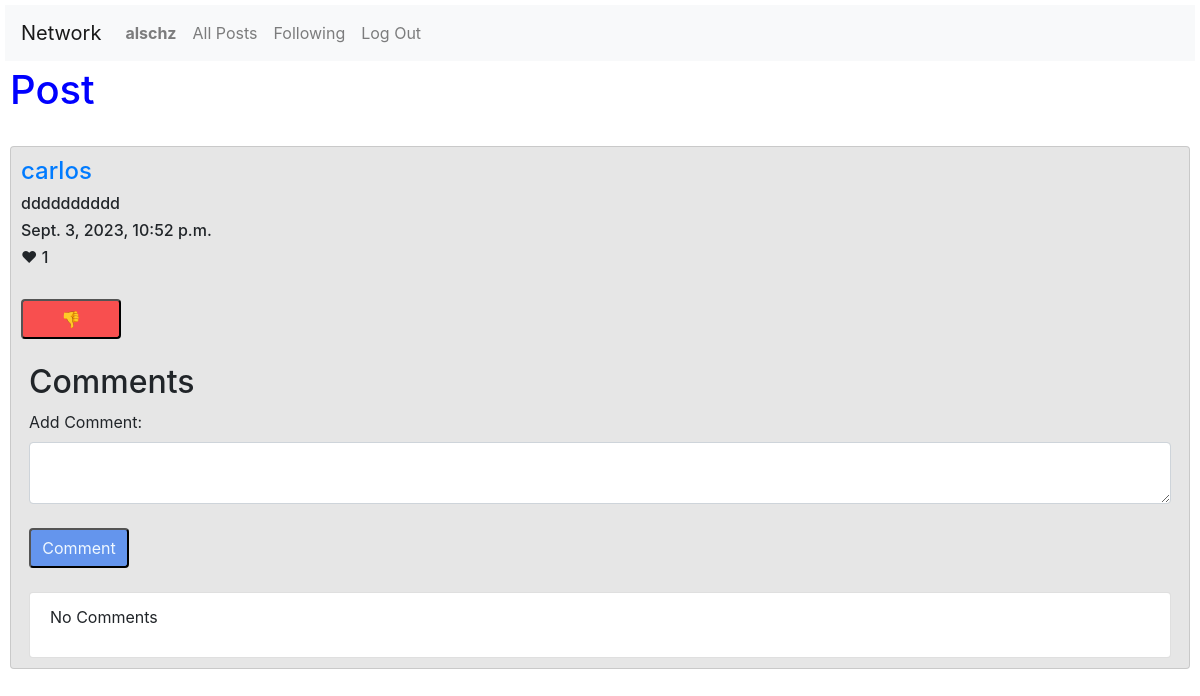
Screenshot of /postPage/34 (signed in) with the database file from the repository.
### network/models.py (models this page shows, shortened)
class User(AbstractUser):
    pass

class Post(models.Model):
    user = models.ForeignKey(User, on_delete=models.CASCADE, related_name="poster")
    content = models.TextField(max_length=180, null=False)
    timestamp = models.DateTimeField(auto_now_add=True)
    like = models.IntegerField(default=0)

### network/views.py (the view)
# urls.py: path("postPage/<int:post_id>", views.post_page, name="post_page"),
@csrf_exempt
def post_page(request, post_id):
    try:
        post = Post.objects.get(id=post_id)
    except Post.DoesNotExist:
        return JsonResponse({"error": "Post Not Found"}, status=404)
    if request.method == "GET":
        comments = Comment.objects.filter(post_id=post_id)
        comment_list = []
        for i in range(0, len(comments)):
            comment_list.append(comments[i])
        comment_list.sort(key=lambda comment: comment.id, reverse=True)
        likes = UserLike.objects.filter(user_id=request.user.id)
        like_post = []
        for i in range(0, len(likes)):
            like_post.append(likes[i].post_like)
        if post in like_post:
            likes = "Yes"
        else:
            likes = "Not"
        return render(request, "network/post.html", {
            "post": post,
            "comments": comment_list,
            "likes": likes})

### network/templates/network/post.html (shortened to what this page needs)
{% extends "network/layout.html" %}
{% block body %}
    <h1>Post</h1>
    <br>
    {% if likes == 'Yes' %}
        <div class="card">
                <h4><a href="{% url 'profile' post.user %}">{{post.user}}</a></h4>
                <div id="post_{{post.id}}">
                    <h6 id="h6_{{post.id}}">{{post.content}}</h6>
                    <h6>{{post.timestamp}}</h6>
                    <h6 id="like_{{post.id}}">&#10084; {{post.like}}</h6>
                    <br>
                    {% if user.is_authenticated %}
                        {% if likes == 'Yes' %}
                            <div id="div_dislike_{{post.id}}" style="display: block;">
                                <button style="background-color:  rgb(248, 79, 79); border-radius: 4px;" name="dislike" value="{{post.id}}">&#128078;</button>
                            </div>
                        {% endif %}
                    {% endif %}
                </div>
                <br>
            <div class="mx-2">
                <h2>Comments</h2>
                {% if user.is_authenticated%}
                <form action="{% url 'comment' post.id %}" method="post">
                    <label>Add Comment:</label>
                    <div>
                        <textarea autocomplete="off" class="form-control" name="comment"></textarea>
                    </div>
                    <br>
                    <button type="submit" style="background-color: cornflowerblue; border-radius: 4px;">Comment</button>
                </form>
                {% endif %}
                <br>
                <ul class="list-group">
                    {% if comments %}
                        {% for comment in comments %}
                        <li class="list-group-item">
                            <h6>{{comment.comment}}</h6>
                            <p>Posted by <b>{{comment.author}}</b></p>
                            <p>{{comment.timedate}}</p>
                        </li>
                        {% endfor %}
                    {% else %}
                        <li class="list-group-item">
                            <p>No Comments</p>
                        </li>
                    {% endif %}
                </ul>
            </div>
        </div>
    {% endif %}
{% endblock %}

### network/templates/network/layout.html (shortened to what this page needs)
{% load static %}
<!DOCTYPE html>
<html lang="en">
    <head>
        <link rel="stylesheet" href="https://stackpath.bootstrapcdn.com/bootstrap/4.4.1/css/bootstrap.min.css">
        <link href="{% static 'network/styles.css' %}" rel="stylesheet">
    </head>
    <body>
        <nav class="navbar navbar-expand navbar-light bg-light">
            <a class="navbar-brand" href="{% url 'index' %}">Network</a>
            <div>
              <ul class="navbar-nav mr-auto">
                {% if user.is_authenticated %}
                    <li class="nav-item">
                        <a class="nav-link" href="{% url 'profile' user.username %}"><strong id="user_nav">{{ user.username }}</strong></a>
                    </li>
                {% endif %}
                <li class="nav-item">
                  <a class="nav-link" href="{% url 'index' %}">All Posts</a>
                </li>
                {% if user.is_authenticated %}
                    <li class="nav-item">
                        <a class="nav-link" href="{% url 'following' %}">Following</a>
                    </li>
                    <li class="nav-item">
                        <a class="nav-link" href="{% url 'logout' %}">Log Out</a>
                    </li>
                {% endif %}
              </ul>
            </div>
          </nav>
        <div id="block-body">
            {% block body %}
            {% endblock %}
        </div>
    </body>
</html>

### network/static/network/styles.css (style rules this page uses)
h1 { color: blue; }
.card { padding: 10px; background-color: rgb(230, 230, 230); margin-bottom: 3px; }
.btn, button { width: 100px; height: 40px; text-align: center; color:aliceblue; }
body, #block-body { padding: 5px; }

### rows the page displays
User: username "alschz"
Post: user "carlos", content "dddddddddd", timestamp "Sept. 3, 2023, 10:52 p.m.", like "1"
